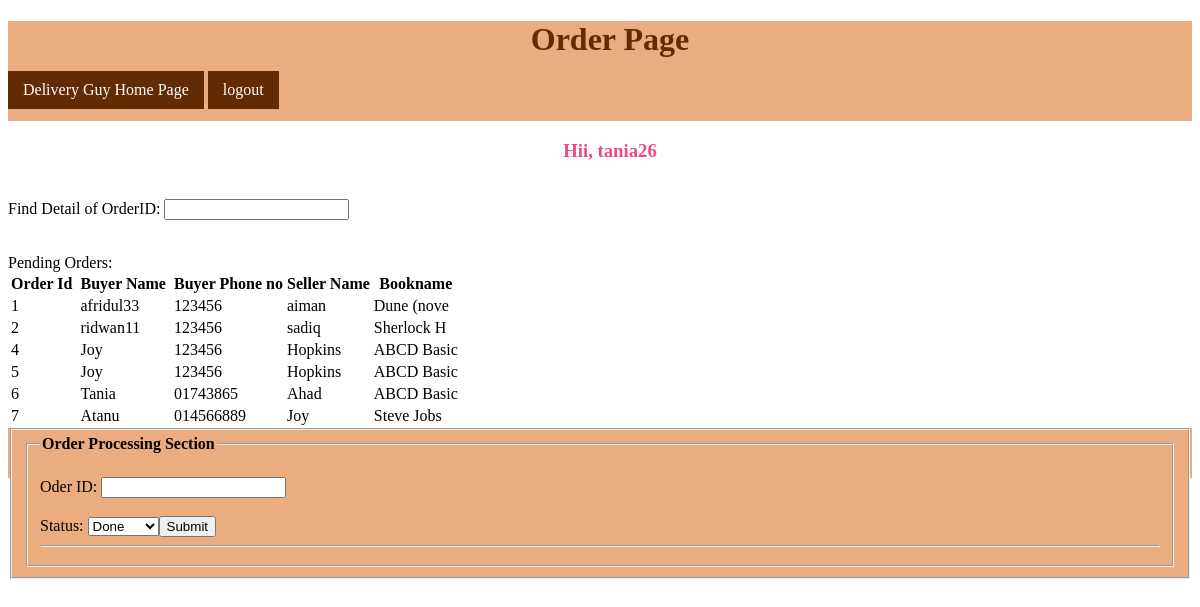
Page /view/orderstatus.php (signed in) on the committed database.
### tables this page shows
CREATE TABLE `buyerrequest` (
  `OrderId` int(6) UNSIGNED NOT NULL,
  `BuyerName` varchar(40) NOT NULL,
  `BuyerPhoneNumber` varchar(30) NOT NULL,
  `SellerName` varchar(10) NOT NULL,
  `BookName` varchar(10) DEFAULT NULL
);

### control/db.php (called while the page is built, shortened)
<?php
class db{
 function ShowAll($conn,$table)
 {
$result = $conn->query("SELECT * FROM  $table");
 return $result;
 }
}
?>

### view/orderstatus.php (the view, shortened to what this page needs)
<?php
include('../control/db.php');
?>
<!DOCTYPE html>
<html>
<head>
<link rel="stylesheet" type="text/css" href="../css/dcss.css">
</head>
<head>
</head>
<body>
<div>
<h1>Order Page</h1>
</div>
<div>
<tr><th><a href="dguy.php">Delivery Guy Home Page</a></th>
<tr><th><a href="../control/logout.php">logout</a></th></div>
<h3>Hii, <?php echo $_SESSION["username"];?></h3>
<br>
<label>Find Detail of OrderID: </label>
  <input type="text" id="orderid" onkeyup="showmyuser()">
<br/>Pending Orders:
<?php
$connection = new db();
$conobj=$connection->OpenCon();
$userQuery=$connection->ShowAll($conobj,"buyerrequest");
if ($userQuery->num_rows > 0) {
    echo "<table><tr><th>Order Id</th><th><th> Buyer Name</th><th><th>Buyer Phone no</th><th>Seller Name</th><th>Bookname</th>";
    while($row = $userQuery->fetch_assoc()) {
      echo "<tr><td>".$row["OrderId"]."</td><td><td>".$row["BuyerName"]."</td><td><td>".$row["BuyerPhoneNumber"]."</td><td>".$row["SellerName"]."</td><td>".$row["BookName"]."</td><td>";
    }
    echo "</table>";
  } else {
    echo "0 results";
  }
?>
<div>
  <fieldset style="background-color: rgb(235, 172, 127);">
    <fieldset>
      <legend align="left"><b>Order Processing Section</b></legend>
        <br>
        <form method="post" action="../databasecreation/orderstatusinput.php"   enctype="multipart/form-data">
        <label for="orderId">Oder ID: </label>
        <input type="text" id= "orderId" name="oderId" required><br>
        <br>
        Status: <select name="status" >
                <option value="Done"  selected >Done</option>
                <option value="Pending">Pending</option><br/>
                </div>
        <input type="submit" onclick="func()">
        <hr>
</body>
</html>

### css/dcss.css (style rules this page uses)
h1 { text-align: center; color: rgb(99, 43, 4); margin-left: 20px; }
h3 { text-align: center; color: rgb(238, 73, 128); margin-left: 20px; }
div { height: 50px; width: 100%; background-color: rgb(235, 172, 127); }
body { background-image: url('../view/background/image2.jpg'); background-repeat: no-repeat; background-attachment: fixed; background-size: 100% 100%; }

### view/orderstatus.php (style rules this page uses)
a:link, a:visited { background-color: rgb(99, 43, 4); color: white; padding: 10px 15px; text-align: center; text-decoration: none; display: inline-block; }

### rows in the picture
buyerrequest: OrderId "1", BuyerName "afridul33", BuyerPhoneNumber "123456", SellerName "aiman", BookName "Dune (nove"
buyerrequest: OrderId "2", BuyerName "ridwan11", BuyerPhoneNumber "123456", SellerName "sadiq", BookName "Sherlock H"
buyerrequest: OrderId "4", BuyerName "Joy", BuyerPhoneNumber "123456", SellerName "Hopkins", BookName "ABCD Basic"
buyerrequest: OrderId "5", BuyerName "Joy", BuyerPhoneNumber "123456", SellerName "Hopkins", BookName "ABCD Basic"
buyerrequest: OrderId "6", BuyerName "Tania", BuyerPhoneNumber "01743865", SellerName "Ahad", BookName "ABCD Basic"
buyerrequest: OrderId "7", BuyerName "Atanu", BuyerPhoneNumber "014566889", SellerName "Joy", BookName "Steve Jobs"

### other values in the picture
$_SESSION["username"] "tania26"
